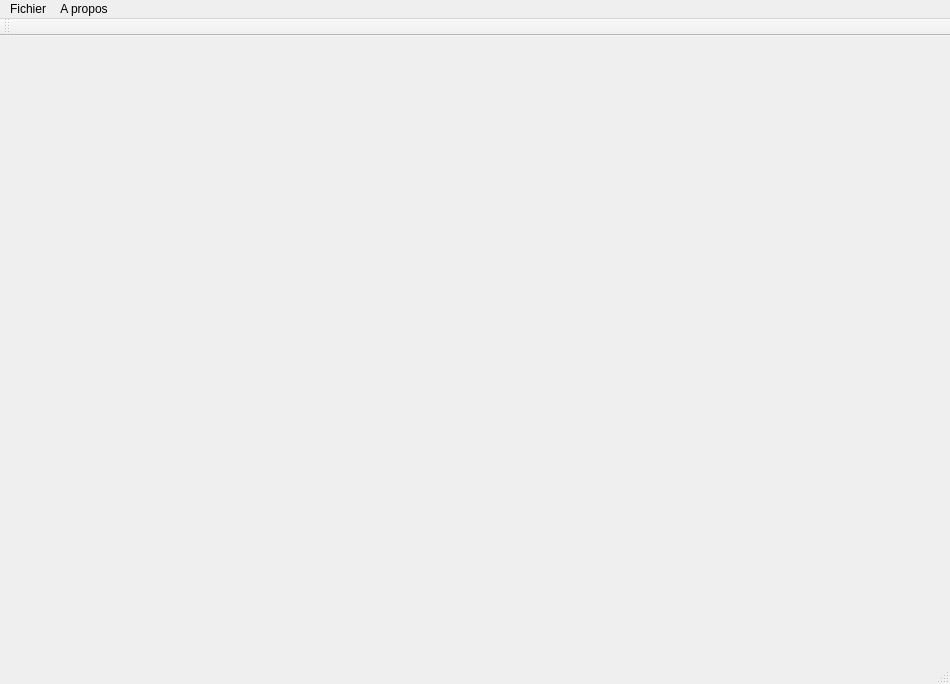
<?xml version="1.0" encoding="UTF-8"?>
<ui version="4.0">
 <class>MainWindow</class>
 <widget class="QMainWindow" name="MainWindow">
  <property name="geometry">
   <rect>
    <x>0</x>
    <y>0</y>
    <width>950</width>
    <height>684</height>
   </rect>
  </property>
  <property name="windowTitle">
   <string>MainWindow</string>
  </property>
  <widget class="QWidget" name="centralWidget"/>
  <widget class="QMenuBar" name="menuBar">
   <property name="geometry">
    <rect>
     <x>0</x>
     <y>0</y>
     <width>950</width>
     <height>20</height>
    </rect>
   </property>
   <widget class="QMenu" name="menuFile">
    <property name="title">
     <string>Fichier</string>
    </property>
    <addaction name="actionAjouter_Image"/>
    <addaction name="actionQuitter"/>
    <addaction name="actionSauvegarder"/>
    <addaction name="actionCharger"/>
   </widget>
   <widget class="QMenu" name="menuEdit">
    <property name="title">
     <string>A propos</string>
    </property>
    <addaction name="actionProgrammeurs"/>
   </widget>
   <addaction name="menuFile"/>
   <addaction name="menuEdit"/>
  </widget>
  <widget class="QToolBar" name="mainToolBar">
   <attribute name="toolBarArea">
    <enum>TopToolBarArea</enum>
   </attribute>
   <attribute name="toolBarBreak">
    <bool>false</bool>
   </attribute>
  </widget>
  <widget class="QStatusBar" name="statusBar"/>
  <action name="actionAjouter_Image">
   <property name="icon">
    <iconset resource="resource.qrc">
     <normaloff>:/images/open.png</normaloff>:/images/open.png</iconset>
   </property>
   <property name="text">
    <string>Ajouter Image</string>
   </property>
  </action>
  <action name="actionQuitter">
   <property name="icon">
    <iconset resource="resource.qrc">
     <normaloff>:/images/quitIcon.png</normaloff>:/images/quitIcon.png</iconset>
   </property>
   <property name="text">
    <string>Quitter</string>
   </property>
  </action>
  <action name="actionSauvegarder">
   <property name="icon">
    <iconset resource="resource.qrc">
     <normaloff>:/images/save.png</normaloff>:/images/save.png</iconset>
   </property>
   <property name="text">
    <string>Sauvegarder</string>
   </property>
  </action>
  <action name="actionCharger">
   <property name="icon">
    <iconset resource="resource.qrc">
     <normaloff>:/images/open.png</normaloff>:/images/open.png</iconset>
   </property>
   <property name="text">
    <string>Charger</string>
   </property>
  </action>
  <action name="actionProgrammeurs">
   <property name="text">
    <string>Programmeurs</string>
   </property>
  </action>
 </widget>
 <layoutdefault spacing="6" margin="11"/>
 <resources>
  <include location="resource.qrc"/>
 </resources>
 <connections/>
</ui>
